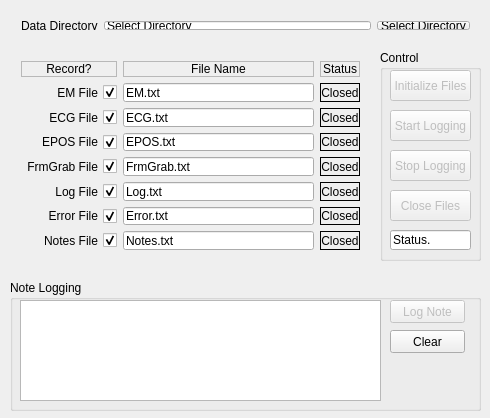
<?xml version="1.0" encoding="UTF-8"?>
<ui version="4.0">
 <class>DataLoggerWidget</class>
 <widget class="QWidget" name="DataLoggerWidget">
  <property name="geometry">
   <rect>
    <x>0</x>
    <y>0</y>
    <width>490</width>
    <height>418</height>
   </rect>
  </property>
  <property name="windowTitle">
   <string>DataLoggerWidget</string>
  </property>
  <widget class="QWidget" name="horizontalLayoutWidget">
   <property name="geometry">
    <rect>
     <x>10</x>
     <y>10</y>
     <width>471</width>
     <height>31</height>
    </rect>
   </property>
   <layout class="QHBoxLayout" name="horizontalLayout">
    <item>
     <widget class="QLabel" name="datDirLabel">
      <property name="text">
       <string>Data Directory</string>
      </property>
     </widget>
    </item>
    <item>
     <widget class="QLineEdit" name="dataDirLineEdit">
      <property name="text">
       <string>Select Directory</string>
      </property>
     </widget>
    </item>
    <item>
     <widget class="QPushButton" name="dataDirPushButton">
      <property name="text">
       <string>Select Directory</string>
      </property>
     </widget>
    </item>
   </layout>
  </widget>
  <widget class="QWidget" name="gridLayoutWidget">
   <property name="geometry">
    <rect>
     <x>10</x>
     <y>50</y>
     <width>361</width>
     <height>211</height>
    </rect>
   </property>
   <layout class="QGridLayout" name="gridLayout">
    <item row="5" column="0">
     <widget class="QCheckBox" name="LogCheckBox">
      <property name="layoutDirection">
       <enum>Qt::RightToLeft</enum>
      </property>
      <property name="text">
       <string>Log File</string>
      </property>
      <property name="checked">
       <bool>true</bool>
      </property>
     </widget>
    </item>
    <item row="4" column="0">
     <widget class="QCheckBox" name="FrmGrabCheckBox">
      <property name="layoutDirection">
       <enum>Qt::RightToLeft</enum>
      </property>
      <property name="text">
       <string>FrmGrab File</string>
      </property>
      <property name="checked">
       <bool>true</bool>
      </property>
     </widget>
    </item>
    <item row="1" column="0">
     <widget class="QCheckBox" name="EMcheckBox">
      <property name="layoutDirection">
       <enum>Qt::RightToLeft</enum>
      </property>
      <property name="text">
       <string>EM File</string>
      </property>
      <property name="checked">
       <bool>true</bool>
      </property>
     </widget>
    </item>
    <item row="2" column="0">
     <widget class="QCheckBox" name="ECGcheckBox">
      <property name="layoutDirection">
       <enum>Qt::RightToLeft</enum>
      </property>
      <property name="text">
       <string>ECG File</string>
      </property>
      <property name="checked">
       <bool>true</bool>
      </property>
     </widget>
    </item>
    <item row="3" column="0">
     <widget class="QCheckBox" name="EPOScheckBox">
      <property name="layoutDirection">
       <enum>Qt::RightToLeft</enum>
      </property>
      <property name="text">
       <string>EPOS File</string>
      </property>
      <property name="checked">
       <bool>true</bool>
      </property>
     </widget>
    </item>
    <item row="6" column="0">
     <widget class="QCheckBox" name="ErrorCheckBox">
      <property name="layoutDirection">
       <enum>Qt::RightToLeft</enum>
      </property>
      <property name="text">
       <string>Error File</string>
      </property>
      <property name="checked">
       <bool>true</bool>
      </property>
     </widget>
    </item>
    <item row="3" column="1">
     <widget class="QLineEdit" name="EPOSpathLineEdit">
      <property name="text">
       <string>EPOS.txt</string>
      </property>
      <property name="clearButtonEnabled">
       <bool>false</bool>
      </property>
     </widget>
    </item>
    <item row="2" column="1">
     <widget class="QLineEdit" name="ECGpathLineEdit">
      <property name="text">
       <string>ECG.txt</string>
      </property>
      <property name="clearButtonEnabled">
       <bool>false</bool>
      </property>
     </widget>
    </item>
    <item row="1" column="1">
     <widget class="QLineEdit" name="EMpathLineEdit">
      <property name="text">
       <string>EM.txt</string>
      </property>
      <property name="frame">
       <bool>true</bool>
      </property>
      <property name="clearButtonEnabled">
       <bool>false</bool>
      </property>
     </widget>
    </item>
    <item row="4" column="1">
     <widget class="QLineEdit" name="FrmGrabPathLineEdit">
      <property name="text">
       <string>FrmGrab.txt</string>
      </property>
      <property name="clearButtonEnabled">
       <bool>false</bool>
      </property>
     </widget>
    </item>
    <item row="6" column="1">
     <widget class="QLineEdit" name="ErrorPathLineEdit">
      <property name="text">
       <string>Error.txt</string>
      </property>
      <property name="clearButtonEnabled">
       <bool>false</bool>
      </property>
     </widget>
    </item>
    <item row="5" column="1">
     <widget class="QLineEdit" name="LogPathLineEdit">
      <property name="text">
       <string>Log.txt</string>
      </property>
      <property name="clearButtonEnabled">
       <bool>false</bool>
      </property>
     </widget>
    </item>
    <item row="0" column="0">
     <widget class="QLabel" name="label_7">
      <property name="frameShape">
       <enum>QFrame::StyledPanel</enum>
      </property>
      <property name="text">
       <string>Record?</string>
      </property>
      <property name="textFormat">
       <enum>Qt::AutoText</enum>
      </property>
      <property name="alignment">
       <set>Qt::AlignCenter</set>
      </property>
     </widget>
    </item>
    <item row="0" column="1">
     <widget class="QLabel" name="label">
      <property name="frameShape">
       <enum>QFrame::StyledPanel</enum>
      </property>
      <property name="text">
       <string>File Name</string>
      </property>
      <property name="alignment">
       <set>Qt::AlignCenter</set>
      </property>
     </widget>
    </item>
    <item row="0" column="2">
     <widget class="QLabel" name="statusLabel">
      <property name="frameShape">
       <enum>QFrame::StyledPanel</enum>
      </property>
      <property name="text">
       <string>Status</string>
      </property>
      <property name="alignment">
       <set>Qt::AlignCenter</set>
      </property>
     </widget>
    </item>
    <item row="7" column="1">
     <widget class="QLineEdit" name="NotesPathLineEdit">
      <property name="text">
       <string>Notes.txt</string>
      </property>
      <property name="clearButtonEnabled">
       <bool>false</bool>
      </property>
     </widget>
    </item>
    <item row="7" column="0">
     <widget class="QCheckBox" name="NotesCheckBox">
      <property name="layoutDirection">
       <enum>Qt::RightToLeft</enum>
      </property>
      <property name="text">
       <string>Notes File</string>
      </property>
      <property name="checked">
       <bool>true</bool>
      </property>
     </widget>
    </item>
    <item row="1" column="2">
     <widget class="QLabel" name="EMstatusLabel">
      <property name="minimumSize">
       <size>
        <width>40</width>
        <height>0</height>
       </size>
      </property>
      <property name="frameShape">
       <enum>QFrame::Box</enum>
      </property>
      <property name="text">
       <string>Closed</string>
      </property>
      <property name="alignment">
       <set>Qt::AlignCenter</set>
      </property>
     </widget>
    </item>
    <item row="2" column="2">
     <widget class="QLabel" name="ECGstatusLabel">
      <property name="minimumSize">
       <size>
        <width>40</width>
        <height>0</height>
       </size>
      </property>
      <property name="frameShape">
       <enum>QFrame::Box</enum>
      </property>
      <property name="text">
       <string>Closed</string>
      </property>
      <property name="alignment">
       <set>Qt::AlignCenter</set>
      </property>
     </widget>
    </item>
    <item row="3" column="2">
     <widget class="QLabel" name="EPOSstatusLabel">
      <property name="minimumSize">
       <size>
        <width>40</width>
        <height>0</height>
       </size>
      </property>
      <property name="frameShape">
       <enum>QFrame::Box</enum>
      </property>
      <property name="text">
       <string>Closed</string>
      </property>
      <property name="alignment">
       <set>Qt::AlignCenter</set>
      </property>
     </widget>
    </item>
    <item row="4" column="2">
     <widget class="QLabel" name="FrmGrabStatusLabel">
      <property name="minimumSize">
       <size>
        <width>40</width>
        <height>0</height>
       </size>
      </property>
      <property name="frameShape">
       <enum>QFrame::Box</enum>
      </property>
      <property name="text">
       <string>Closed</string>
      </property>
      <property name="alignment">
       <set>Qt::AlignCenter</set>
      </property>
     </widget>
    </item>
    <item row="5" column="2">
     <widget class="QLabel" name="LogStatusLabel">
      <property name="minimumSize">
       <size>
        <width>40</width>
        <height>0</height>
       </size>
      </property>
      <property name="frameShape">
       <enum>QFrame::Box</enum>
      </property>
      <property name="text">
       <string>Closed</string>
      </property>
      <property name="alignment">
       <set>Qt::AlignCenter</set>
      </property>
     </widget>
    </item>
    <item row="6" column="2">
     <widget class="QLabel" name="ErrorStatusLabel">
      <property name="minimumSize">
       <size>
        <width>40</width>
        <height>0</height>
       </size>
      </property>
      <property name="frameShape">
       <enum>QFrame::Box</enum>
      </property>
      <property name="text">
       <string>Closed</string>
      </property>
      <property name="alignment">
       <set>Qt::AlignCenter</set>
      </property>
     </widget>
    </item>
    <item row="7" column="2">
     <widget class="QLabel" name="NotesStatusLabel">
      <property name="minimumSize">
       <size>
        <width>40</width>
        <height>0</height>
       </size>
      </property>
      <property name="frameShape">
       <enum>QFrame::Box</enum>
      </property>
      <property name="text">
       <string>Closed</string>
      </property>
      <property name="alignment">
       <set>Qt::AlignCenter</set>
      </property>
     </widget>
    </item>
   </layout>
  </widget>
  <widget class="QGroupBox" name="groupBox">
   <property name="geometry">
    <rect>
     <x>10</x>
     <y>280</y>
     <width>471</width>
     <height>131</height>
    </rect>
   </property>
   <property name="title">
    <string>Note Logging</string>
   </property>
   <widget class="QPlainTextEdit" name="noteTextEdit">
    <property name="geometry">
     <rect>
      <x>10</x>
      <y>20</y>
      <width>361</width>
      <height>101</height>
     </rect>
    </property>
   </widget>
   <widget class="QPushButton" name="logNoteButton">
    <property name="enabled">
     <bool>false</bool>
    </property>
    <property name="geometry">
     <rect>
      <x>380</x>
      <y>20</y>
      <width>75</width>
      <height>23</height>
     </rect>
    </property>
    <property name="text">
     <string>Log Note</string>
    </property>
   </widget>
   <widget class="QPushButton" name="clearNoteButton">
    <property name="enabled">
     <bool>true</bool>
    </property>
    <property name="geometry">
     <rect>
      <x>380</x>
      <y>50</y>
      <width>75</width>
      <height>23</height>
     </rect>
    </property>
    <property name="text">
     <string>Clear</string>
    </property>
   </widget>
  </widget>
  <widget class="QGroupBox" name="groupBox_2">
   <property name="geometry">
    <rect>
     <x>380</x>
     <y>50</y>
     <width>101</width>
     <height>211</height>
    </rect>
   </property>
   <property name="title">
    <string>Control</string>
   </property>
   <widget class="QPushButton" name="stopLoggingButton">
    <property name="enabled">
     <bool>false</bool>
    </property>
    <property name="geometry">
     <rect>
      <x>10</x>
      <y>100</y>
      <width>81</width>
      <height>31</height>
     </rect>
    </property>
    <property name="text">
     <string>Stop Logging</string>
    </property>
   </widget>
   <widget class="QPushButton" name="initFilesButton">
    <property name="enabled">
     <bool>false</bool>
    </property>
    <property name="geometry">
     <rect>
      <x>10</x>
      <y>20</y>
      <width>81</width>
      <height>31</height>
     </rect>
    </property>
    <property name="text">
     <string>Initialize Files</string>
    </property>
   </widget>
   <widget class="QPushButton" name="startLoggingButton">
    <property name="enabled">
     <bool>false</bool>
    </property>
    <property name="geometry">
     <rect>
      <x>10</x>
      <y>60</y>
      <width>81</width>
      <height>31</height>
     </rect>
    </property>
    <property name="text">
     <string>Start Logging</string>
    </property>
   </widget>
   <widget class="QLineEdit" name="widgetStatusLineEdit">
    <property name="geometry">
     <rect>
      <x>10</x>
      <y>180</y>
      <width>81</width>
      <height>20</height>
     </rect>
    </property>
    <property name="text">
     <string>Status.</string>
    </property>
   </widget>
   <widget class="QPushButton" name="closeFilesButton">
    <property name="enabled">
     <bool>false</bool>
    </property>
    <property name="geometry">
     <rect>
      <x>10</x>
      <y>140</y>
      <width>81</width>
      <height>31</height>
     </rect>
    </property>
    <property name="text">
     <string>Close Files</string>
    </property>
   </widget>
  </widget>
 </widget>
 <layoutdefault spacing="6" margin="11"/>
 <resources/>
 <connections>
  <connection>
   <sender>clearNoteButton</sender>
   <signal>clicked()</signal>
   <receiver>noteTextEdit</receiver>
   <slot>clear()</slot>
   <hints>
    <hint type="sourcelabel">
     <x>422</x>
     <y>336</y>
    </hint>
    <hint type="destinationlabel">
     <x>369</x>
     <y>344</y>
    </hint>
   </hints>
  </connection>
 </connections>
</ui>
